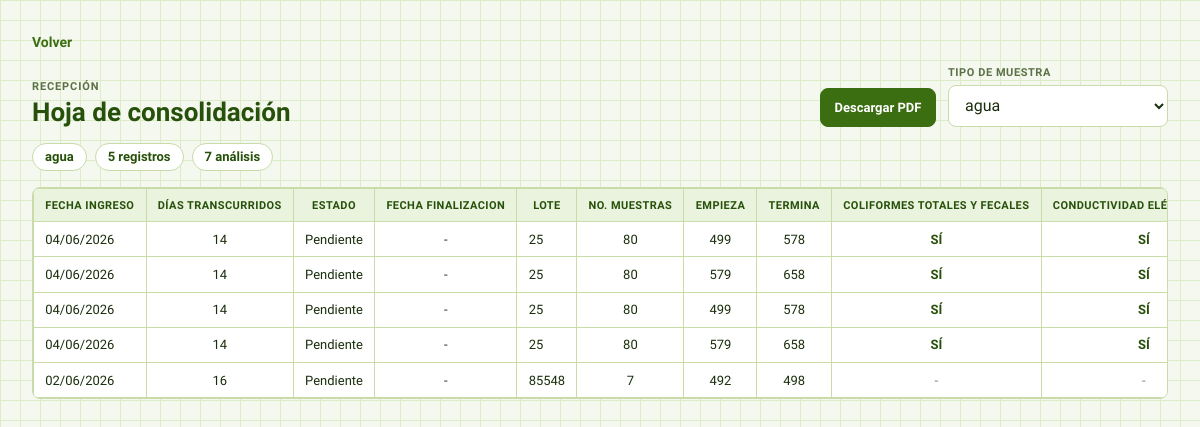
Screenshot of /controllers/consolidacion_controller.php (signed in) with the database file from the repository.
### tables this page shows
CREATE TABLE `tipo_muestra` (
  `id_tipo` int NOT NULL AUTO_INCREMENT,
  `nombre` varchar(255) DEFAULT NULL,
  `prefijo` char(1) DEFAULT NULL,
  PRIMARY KEY (`id_tipo`)
);

CREATE TABLE `tipo_analisis` (
  `id_tipo` int NOT NULL AUTO_INCREMENT,
  `id_tipo_muestra` int DEFAULT NULL,
  `nombre` varchar(255) DEFAULT NULL,
  `activo` tinyint(1) NOT NULL DEFAULT '1',
  PRIMARY KEY (`id_tipo`),
  KEY `fk_tipo_analisis_tipo_muestra` (`id_tipo_muestra`),
  CONSTRAINT `fk_tipo_analisis_tipo_muestra` FOREIGN KEY (`id_tipo_muestra`) REFERENCES `tipo_muestra` (`id_tipo`)
);

CREATE TABLE `solicitud` (
  `id_solicitud` int NOT NULL AUTO_INCREMENT,
  `id_tipo` int DEFAULT NULL,
  `id_lote` int DEFAULT NULL,
  `codigo_muestreo` varchar(255) DEFAULT NULL,
  `fecha_muestreo` date DEFAULT NULL,
  `numero_muestras` int DEFAULT NULL,
  `numero_laboratorio_inicio` int DEFAULT NULL,
  `numero_laboratorio_final` int DEFAULT NULL,
  `institucion` varchar(255) DEFAULT NULL,
  `responsable_envio` varchar(255) DEFAULT NULL,
  `ingresado_por` varchar(255) DEFAULT NULL,
  `correo_ingresado` varchar(255) DEFAULT NULL,
  `recibido_por` varchar(255) DEFAULT NULL,
  `correo_recibido` varchar(255) DEFAULT NULL,
  `fecha_ingreso` date DEFAULT NULL,
  `fecha_estimada` date DEFAULT NULL,
  `observaciones` text,
  PRIMARY KEY (`id_solicitud`),
  KEY `fk_solicitud_tipo` (`id_tipo`),
  KEY `fk_solicitud_lote` (`id_lote`),
  CONSTRAINT `fk_solicitud_lote` FOREIGN KEY (`id_lote`) REFERENCES `lote` (`id_lote`),
  CONSTRAINT `fk_solicitud_tipo` FOREIGN KEY (`id_tipo`) REFERENCES `tipo_muestra` (`id_tipo`)
);

CREATE TABLE `lote` (
  `id_lote` int NOT NULL AUTO_INCREMENT,
  `codigo_lote` varchar(255) DEFAULT NULL,
  PRIMARY KEY (`id_lote`)
);

### controllers/consolidacion_controller.php (called while the page is built, shortened)
<?php
require_once __DIR__ . '/../models/consolidacion_model.php';
$tiposMuestra = listarTiposMuestraConsolidacion();
$tipoSeleccionado = filter_input(INPUT_GET, 'tipo', FILTER_VALIDATE_INT);
$loteSeleccionado = trim((string) ($_GET['lote'] ?? ''));
if (!$tipoSeleccionado && !empty($tiposMuestra)) {
    $tipoSeleccionado = (int) $tiposMuestra[0]['id_tipo'];
}
$tipoActual = $tipoSeleccionado ? obtenerTipoMuestraConsolidacion($tipoSeleccionado) : null;
$analisis = $tipoSeleccionado ? obtenerAnalisisConsolidacion($tipoSeleccionado) : [];
$filas = $tipoSeleccionado ? obtenerFilasConsolidacion($tipoSeleccionado, $loteSeleccionado) : [];
require_once __DIR__ . '/../view/consolidacion_view.php';
?>

### models/consolidacion_model.php (called while the page is built, shortened)
<?php
$connConsolidacion = Conexion::conectar();
function listarTiposMuestraConsolidacion()
{
    global $connConsolidacion;
    $res = $connConsolidacion->query(
        "SELECT id_tipo, nombre, prefijo
           FROM tipo_muestra
          ORDER BY nombre"
    );
    return $res ? $res->fetchAll(PDO::FETCH_ASSOC) : [];
}
function obtenerTipoMuestraConsolidacion($idTipo)
{
    global $connConsolidacion;
    $stmt = $connConsolidacion->prepare(
        "SELECT id_tipo, nombre, prefijo
           FROM tipo_muestra
          WHERE id_tipo = ?
          LIMIT 1"
    );
    $stmt->execute([$idTipo]);
    return $stmt->fetch(PDO::FETCH_ASSOC) ?: null;
}
function obtenerAnalisisConsolidacion($idTipo)
{
    global $connConsolidacion;
    $stmt = $connConsolidacion->prepare(
        "SELECT id_tipo, nombre
           FROM tipo_analisis
          WHERE id_tipo_muestra = ?
          ORDER BY nombre"
    );
    $stmt->execute([$idTipo]);
    $analisis = $stmt->fetchAll(PDO::FETCH_ASSOC);
    if (!empty($analisis)) {
        return $analisis;
    }
    return obtenerAnalisisBaseConsolidacion((int) $idTipo);
}
function obtenerFilasConsolidacion($idTipo, $codigoLote = '')
{
    global $connConsolidacion;
    $codigoLote = trim((string) $codigoLote);
    $params = [$idTipo];
    $filtroLote = '';
    $stmt = $connConsolidacion->prepare(
        "SELECT
            s.id_solicitud,
            s.fecha_ingreso,
            s.numero_muestras,
            l.id_lote,
            l.codigo_lote,
            lr.id_rango,
            ff.fecha_finalizacion,
            ff.id_formulario_revision,
            COALESCE(ff.formularios_total, 0) AS formularios_total,
            COALESCE(ff.formularios_aprobados, 0) AS formularios_aprobados,
            COALESCE(lr.inicio, m.min_muestra) AS inicio,
            COALESCE(lr.fin, m.max_muestra) AS fin
        FROM solicitud s
        LEFT JOIN lote l ON l.id_lote = s.id_lote
        LEFT JOIN lote_rango lr ON lr.id_lote = l.id_lote
        LEFT JOIN (
            SELECT id_solicitud, MIN(numero_muestra) AS min_muestra, MAX(numero_muestra) AS max_muestra
              FROM muestra
             GROUP BY id_solicitud
        ) m ON m.id_solicitud = s.id_solicitud
        LEFT JOIN (
            SELECT f.id_rango,
                   MAX(f.fecha) AS fecha_finalizacion,
                   MAX(f.id_formulario) AS id_formulario_revision,
                   COUNT(*) AS formularios_total,
                   SUM(CASE WHEN LOWER(COALESCE(ef.nombre, '')) = 'aprobado' THEN 1 ELSE 0 END) AS formularios_aprobados
              FROM formulario f
              LEFT JOIN estado_formulario ef ON ef.id_estado = f.id_estado
             GROUP BY f.id_rango
        ) ff ON ff.id_rango = lr.id_rango
        WHERE s.id_tipo = ?{$filtroLote}
        ORDER BY s.fecha_ingreso DESC, s.id_solicitud DESC, lr.inicio ASC"
    );
    $stmt->execute($params);
    return $stmt->fetchAll(PDO::FETCH_ASSOC);
}
function celdaConsolidacion(array $estados, $idSolicitud, $idRango, $idAnalisis)
{
    $idSolicitud = (int) $idSolicitud;
    $idRango = normalizarRangoConsolidacion($idRango);
    $idAnalisis = (string) $idAnalisis;
    return $estados[$idSolicitud][$idRango][$idAnalisis] ?? [
        'solicitado' => false,
        'completado' => false,
    ];
}
function normalizarRangoConsolidacion($idRango)
{
    return $idRango === null || $idRango === '' ? 'sin-rango' : (string) $idRango;
}
?>

### view/consolidacion_view.php (the view, shortened to what this page needs)
<?php
require_once __DIR__ . '/../models/consolidacion_model.php';
$tiposMuestra = $tiposMuestra ?? [];
$tipoSeleccionado = $tipoSeleccionado ?? null;
$tipoActual = $tipoActual ?? null;
$analisis = $analisis ?? [];
$filas = $filas ?? [];
$estados = $estados ?? [];
function eConsolidacion($value)
{
    return htmlspecialchars((string) $value, ENT_QUOTES, 'UTF-8');
}
function fechaConsolidacion($fecha)
{
    if (!$fecha) {
        return '-';
    }
    $timestamp = strtotime($fecha);
    return $timestamp ? date('d/m/Y', $timestamp) : $fecha;
}
function diasDesdeIngresoConsolidacion($fecha)
{
    $timestamp = strtotime($fecha);
    try {
        $fechaIngreso = new DateTimeImmutable(date('Y-m-d', $timestamp));
        $hoy = new DateTimeImmutable('today');
    } catch (Exception $e) {
        return '-';
    }
    $dias = (int) $fechaIngreso->diff($hoy)->format('%r%a');
    return (string) max(0, $dias);
}
function estadoIngresoConsolidacion(array $fila)
{
    $total = (int) ($fila['formularios_total'] ?? 0);
    $aprobados = (int) ($fila['formularios_aprobados'] ?? 0);
    if ($total <= 0) {
        return 'Pendiente';
    }
    return $aprobados >= $total ? 'Aprobado' : 'Revisar';
}
function revisionUrlConsolidacion(array $fila)
{
    return '../controllers/formulario_revision_controller.php?id_rango=' . urlencode((string) $fila['id_rango']);
}
function estadoHtmlConsolidacion(array $fila)
{
    $estado = estadoIngresoConsolidacion($fila);
    $url = revisionUrlConsolidacion($fila);
    if ($estado === 'Pendiente' || $url === '') {
        return eConsolidacion($estado);
    }
    return '<a class="estado-link estado-' . strtolower($estado) . '" href="' . eConsolidacion($url) . '">' . eConsolidacion($estado) . '</a>';
}
?>
<!DOCTYPE html>
<html lang="es">
<head>
    <link rel="stylesheet" href="../styles/consolidacion.css">
</head>
<body>
<div class="page-wrap">
    <a href="../index.php" class="back-link">Volver</a>
    <header class="page-header">
        <div>
            <span class="eyebrow">Recepción</span>
            <h1>Hoja de consolidación</h1>
        </div>
        <div class="header-actions">
            <button class="pdf-button" id="btn-consolidacion-pdf" type="button">Descargar PDF</button>
            <form method="GET" class="filter-form">
                <label for="tipo">Tipo de muestra</label>
                <select id="tipo" name="tipo" onchange="this.form.submit()">
                    <?php foreach ($tiposMuestra as $tipo): ?>
                        <option value="<?= (int) $tipo['id_tipo'] ?>" <?= (int) $tipo['id_tipo'] === (int) $tipoSeleccionado ? 'selected' : '' ?>>
                            <?= eConsolidacion($tipo['nombre']) ?>
                        </option>
                    <?php endforeach; ?>
                </select>
            </form>
        </div>
    </header>
    <div class="summary-row">
        <span><?= $tipoActual ? eConsolidacion($tipoActual['nombre']) : 'Sin tipo de muestra' ?></span>
        <span><?= count($filas) ?> registros</span>
        <span><?= count($analisis) ?> análisis</span>
    </div>
    <?php if (empty($tiposMuestra)): ?>
        <div class="empty-state">No hay tipos de muestra registrados.</div>
    <?php elseif (empty($analisis)): ?>
        <div class="empty-state">No hay análisis registrados para este tipo de muestra.</div>
    <?php else: ?>
        <div class="table-shell">
            <table class="consolidacion-table">
                <thead>
                    <tr>
                        <th>Fecha ingreso</th>
                        <th>Días Transcurridos</th>
                        <th>Estado</th>
                        <th>Fecha finalizacion</th>
                        <th>Lote</th>
                        <th>No. muestras</th>
                        <th>Empieza</th>
                        <th>Termina</th>
                        <?php foreach ($analisis as $item): ?>
                            <th><?= eConsolidacion($item['nombre']) ?></th>
                        <?php endforeach; ?>
                    </tr>
                </thead>
                <tbody>
                    <?php if (empty($filas)): ?>
                        <tr>
                            <td colspan="<?= 8 + count($analisis) ?>" class="empty-cell">
                                No hay solicitudes para este tipo de muestra.
                            </td>
                        </tr>
                    <?php else: ?>
                        <?php foreach ($filas as $fila): ?>
                            <tr>
                                <td><?= eConsolidacion(fechaConsolidacion($fila['fecha_ingreso'] ?? null)) ?></td>
                                <td><?= eConsolidacion(diasDesdeIngresoConsolidacion($fila['fecha_ingreso'] ?? null)) ?></td>
                                <td><?= estadoHtmlConsolidacion($fila) ?></td>
                                <td><?= eConsolidacion(fechaConsolidacion($fila['fecha_finalizacion'] ?? null)) ?></td>
                                <td><?= eConsolidacion($fila['codigo_lote'] ?? '-') ?></td>
                                <td><?= eConsolidacion($fila['numero_muestras'] ?? '-') ?></td>
                                <td><?= eConsolidacion($fila['inicio'] ?? '-') ?></td>
                                <td><?= eConsolidacion($fila['fin'] ?? '-') ?></td>
                                <?php foreach ($analisis as $item): ?>
                                    <?php
                                        $estadoCelda = celdaConsolidacion(
                                            $estados,
                                            $fila['id_solicitud'],
                                            $fila['id_rango'] ?? null,
                                            $item['id_tipo']
                                        );
                                        $clase = $estadoCelda['completado']
                                            ? 'cell-requested cell-completed'
                                            : ($estadoCelda['solicitado'] ? 'cell-requested' : 'cell-empty');
                                        $texto = $estadoCelda['solicitado'] ? 'sí' : '-';
                                    ?>
                                    <td class="<?= $clase ?>"><?= $texto ?></td>
                                <?php endforeach; ?>
                            </tr>
                        <?php endforeach; ?>
                    <?php endif; ?>
                </tbody>
            </table>
        </div>
    <?php endif; ?>
</div>
</body>
</html>

### styles/consolidacion.css (style rules this page uses)
body { padding: 2rem; }
.page-wrap { max-width: 1280px; margin: 0 auto; }
.back-link { display: inline-flex; margin-bottom: 1rem; color: var(--green-600); font-size: 14px; font-weight: 600; text-decoration: none; }
.page-header { display: flex; align-items: end; justify-content: space-between; gap: 1rem; margin-bottom: 1rem; }
.header-actions { align-items: end; display: flex; gap: .75rem; }
.eyebrow { color: var(--text-mute); display: block; font-size: 11px; font-weight: 700; letter-spacing: .08em; margin-bottom: .25rem; text-transform: uppercase; }
h1 { color: var(--green-800); font-size: 26px; margin: 0; }
.filter-form { align-items: start; display: grid; gap: .35rem; min-width: 220px; }
.filter-form label { color: var(--text-mute); font-size: 11px; font-weight: 700; letter-spacing: .05em; text-transform: uppercase; }
.filter-form select { background: var(--white); border: 1px solid var(--border); border-radius: 8px; color: var(--text-main); font: inherit; padding: .6rem .75rem; }
.pdf-button { align-items: center; background: var(--green-600); border: 1px solid var(--green-600); border-radius: 8px; color: var(--white); cursor: pointer; display: inline-flex; font: inherit; font-size: 13px; font-weight: 700; justify-content: center; min-height: 39px; padding: .6rem .85rem; transition: background .15s, transform .15s; white-space: nowrap; }
.summary-row { display: flex; flex-wrap: wrap; gap: .5rem; margin-bottom: 1rem; }
.summary-row span { background: var(--white); border: 1px solid var(--border); border-radius: 999px; color: var(--green-800); font-size: 13px; font-weight: 600; padding: .35rem .75rem; }
.table-shell { background: var(--white); border: 1px solid var(--border); border-radius: 8px; overflow-x: auto; }
.consolidacion-table { border-collapse: collapse; font-size: 13px; min-width: 980px; width: 100%; }
.consolidacion-table th, .consolidacion-table td { border: 1px solid var(--border); padding: .6rem .7rem; text-align: center; white-space: nowrap; }
.consolidacion-table th { background: var(--green-50); color: var(--green-800); font-size: 11px; font-weight: 700; letter-spacing: .04em; text-transform: uppercase; }
.consolidacion-table td:first-child, .consolidacion-table td:nth-child(5) { text-align: left; }
.cell-requested { color: var(--green-800); font-weight: 700; text-transform: uppercase; }
.cell-empty { color: #71845f; }

### styles/base.css (style rules this page uses)
*, *::before, *::after { box-sizing: border-box; margin: 0; padding: 0; }
:root { --green-50: #EAF3DE; --green-100: #C0DD97; --green-200: #97C459; --green-400: #639922; --green-600: #3B6D11; --green-800: #27500A; --green-900: #173404; --teal-50: #E1F5EE; --teal-100: #9FE1CB; --teal-200: #5DCAA5; --teal-400: #1D9E75; --teal-600: #0F6E56; --teal-800: #085041; --surface: #f4f8ef; --white: #ffffff; --text-main: #1a2e0d; --text-mute: #5a7045; --border: #c8dba8; }
body { font-family: 'Hanken Grotesk', sans-serif; background-color: var(--surface); background-image: linear-gradient(to right, #ddecc8 1px, transparent 1px), linear-gradient(to bottom, #ddecc8 1px, transparent 1px); background-size: 20px 20px; color: var(--text-main); min-height: 100vh; }

### rows the page displays
tipo_muestra: nombre "agua"
tipo_analisis: nombre "COLIFORMES TOTALES Y FECALES", texto "SÍ", texto "-"
tipo_analisis: nombre "CONDUCTIVIDAD…", texto "SÍ", texto "-"
solicitud: fecha_ingreso "04/06/2026", fecha_ingreso "14", fila "Pendiente", fecha_finalizacion "-", id_lote.codigo_lote "25", numero_muestras "80", inicio "499", fin "578", inicio "579", fin "658"
solicitud: fecha_ingreso "04/06/2026", fecha_ingreso "14", fila "Pendiente", fecha_finalizacion "-", id_lote.codigo_lote "25", numero_muestras "80", inicio "499", fin "578", inicio "579", fin "658"
solicitud: fecha_ingreso "02/06/2026", fecha_ingreso "16", fila "Pendiente", fecha_finalizacion "-", id_lote.codigo_lote "85548", numero_muestras "7", inicio "492", fin "498"

### other values shown
count($filas) "5"
count($analisis) "7"
form field tipo "agua"
